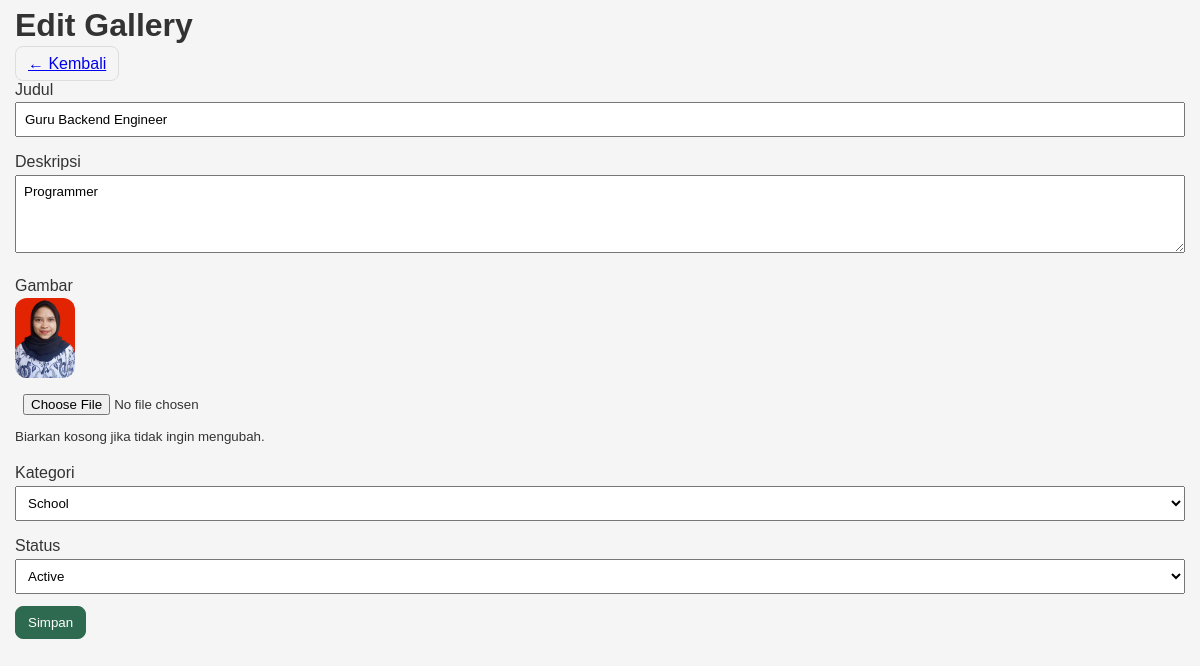
The page /admin/gallery/edit.php?id=3 (signed in) on the database its author committed.
### tables this page shows
CREATE TABLE `gallery` (
  `id` int NOT NULL,
  `title` varchar(255) NOT NULL,
  `description` text,
  `image_path` varchar(500) NOT NULL,
  `category` enum('tk','sd','smp','sma') NOT NULL,
  `status` enum('active','inactive') DEFAULT 'active',
  `created_by` int DEFAULT NULL,
  `created_at` timestamp NULL DEFAULT CURRENT_TIMESTAMP
);

### config/database.php (called while the page is built, shortened)
<?php
class Database {
    private $host = "localhost";
    private $db_name = "isr_school";
    private $username = "root";
    private $password = "";
    public function getConnection() {
        $this->conn = null;
        try {
            $this->conn = new PDO("mysql:host=" . $this->host . ";dbname=" . $this->db_name, $this->username, $this->password);
            $this->conn->exec("set names utf8");
            $this->conn->setAttribute(PDO::ATTR_ERRMODE, PDO::ERRMODE_EXCEPTION);
        } catch(PDOException $exception) {
            echo "Connection error: " . $exception->getMessage();
        }
        return $this->conn;
    }
}
?>

### models/Gallery.php (called while the page is built, shortened)
<?php
require_once __DIR__ . '/../config/database.php';
class Gallery {
  private $db;
  public function __construct() {
    $this->db = (new Database())->getConnection();
  }
  public function find($id) {
    $stmt = $this->db->prepare("SELECT * FROM gallery WHERE id = :id");
    $stmt->bindValue(':id', $id, PDO::PARAM_INT);
    $stmt->execute();
    return $stmt->fetch(PDO::FETCH_ASSOC);
  }
}

### admin/gallery/edit.php (the view, shortened to what this page needs)
<?php
require_once __DIR__ . '/../../models/Gallery.php';
function h($s){ return htmlspecialchars((string)$s, ENT_QUOTES, 'UTF-8'); }
$gal = new Gallery();
$id = (int)($_GET['id'] ?? 0);
$item = $gal->find($id);
?>
<!DOCTYPE html>
<html lang="id">
<head>
  <link rel="stylesheet" href="/site/assets/css/style.css">
</head>
<body>
  <div class="container">
    <h1>Edit Gallery</h1>
    <a class="btn" href="index.php">← Kembali</a>
    <form method="post" enctype="multipart/form-data">
      <div class="row">
        <label>Judul</label>
        <input class="form-control" type="text" name="title" value="<?= h($item['title']) ?>" required>
      </div>
      <div class="row">
        <label>Deskripsi</label>
        <textarea class="form-control" name="description" rows="4"><?= h($item['description']) ?></textarea>
      </div>
      <div class="row">
        <label>Gambar</label><br>
        <?php if ($item['image_path']): ?><img src="/site/<?= h($item['image_path']) ?>" style="height:80px"><br><?php endif; ?>
        <input class="form-control" type="file" name="image" accept=".jpg,.jpeg,.png,.gif,.webp">
        <small>Biarkan kosong jika tidak ingin mengubah.</small>
      </div>
      <div class="row">
        <label>Kategori</label>
        <select class="form-control" name="category">
          <?php foreach (['school','events','activities','achievements'] as $opt): ?>
            <option value="<?= $opt ?>" <?= $opt===$item['category']?'selected':'' ?>><?= ucfirst($opt) ?></option>
          <?php endforeach; ?>
        </select>
      </div>
      <div class="row">
        <label>Status</label>
        <select class="form-control" name="status">
          <?php foreach (['active','inactive'] as $opt): ?>
            <option value="<?= $opt ?>" <?= $opt===$item['status']?'selected':'' ?>><?= ucfirst($opt) ?></option>
          <?php endforeach; ?>
        </select>
      </div>
      <button class="btn btn-primary" type="submit">Simpan</button>
    </form>
  </div>
</body>
</html>

### assets/css/style.css (style rules this page uses)
* { margin: 0; padding: 0; box-sizing: border-box; font-family: 'Arial', sans-serif; }
body { background-color: #f5f5f5; color: #333; line-height: 1.6; }
.container { width: 100%; max-width: 1200px; margin: 0 auto; padding: 0 15px; }
.container { max-width: 1200px; margin: auto; }
img { max-width:100%;height:auto;border-radius:0.75rem }

### admin/gallery/edit.php (style rules this page uses)
.form-control { padding:8px;width:100%; }
.row { margin-bottom:12px; }
.btn { padding:8px 12px;border:1px solid #ddd;border-radius:8px; }
.btn-primary { background:#2d6a4f;color:#fff;border-color:#2d6a4f; }

### rows shown on the page
gallery: title "Guru Backend Engineer", description "Programmer", image_path (picture), status "Active"

### other values the page prints
form field category "School"
